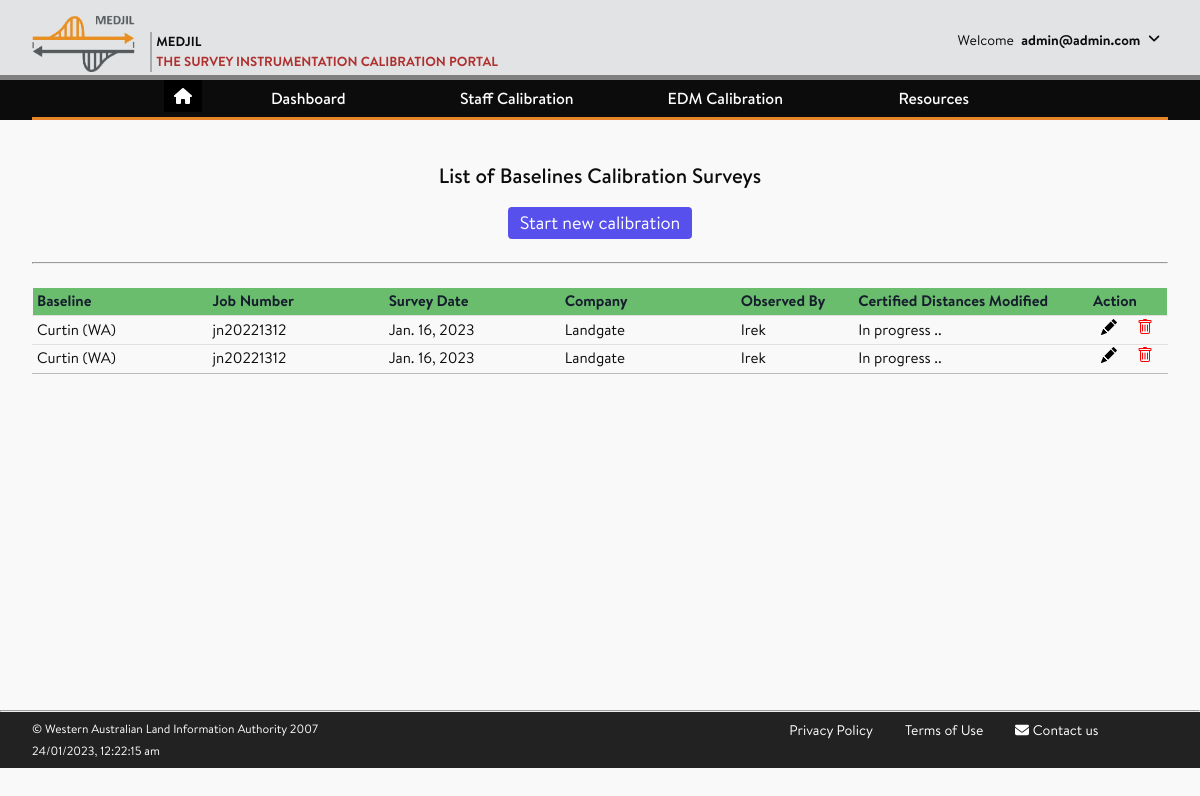
Before: /baseline_calibration/ (signed in) with the older database file.
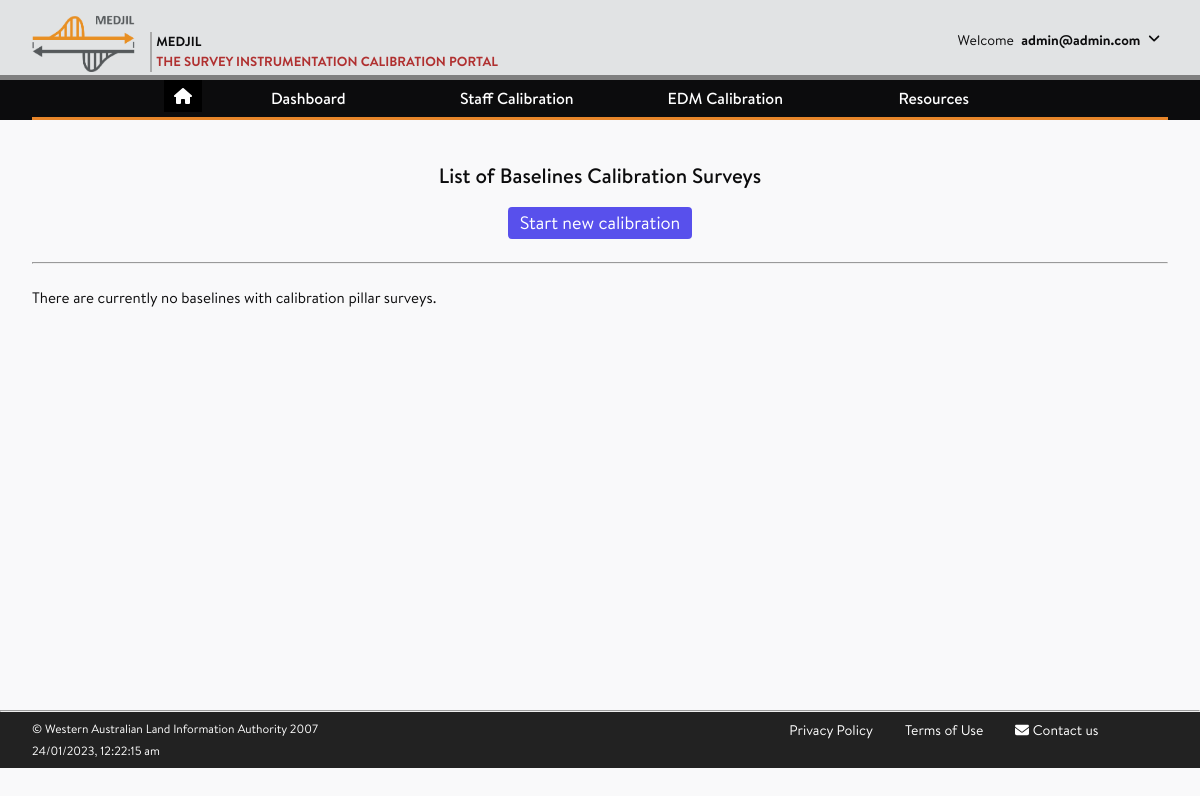
After: the same page with the newer database file.
### baseline_calibration/models.py (models this page shows, shortened)
class Pillar_Survey(models.Model):
    baseline = models.ForeignKey(CalibrationSite, on_delete = models.CASCADE, null = False,
                 verbose_name= 'Site',
                 help_text="Baseline under survey")
    survey_date = models.DateField(null=False, blank=False)
    computation_date = models.DateField(null=False, blank=False)
    accreditation = models.ForeignKey(Accreditation, on_delete = models.SET_NULL, null = True,
                 help_text="corresponding certification survey.")
    apply_lum = models.BooleanField(default=True,
                 verbose_name= 'Apply LUM to uncertainties')
    observer = models.CharField(max_length=25,
                 null = True,
                 blank = True,
                 )
    weather_type = (
                 ('Sunny/Clear','Sunny/Clear'),
                 ('Partially cloudy','Partially cloudy'),
                 ('Cloudy', 'Cloudy'),
                 ('Overcast', 'Overcast'),
                 ('Drizzle','Drizzle'),
                 ('Raining','Raining'),
                 ('Stormy','Stormy'),
                 )
    weather = models.CharField(max_length=25,
                 choices=weather_type,
                 help_text="Weather conditions",
                 unique=False,
                 )
    job_number = models.CharField(max_length=25,
                 help_text="Job reference eg., JN 20212216",
                 unique=False,
                 )
    edm = models.ForeignKey(EDM_Inst, on_delete = models.PROTECT, null = False,
                 help_text="EDM used for survey")
    prism = models.ForeignKey(Prism_Inst, on_delete = models.PROTECT, null = False,
                 help_text="Prism used for survey")
    mets_applied = models.BooleanField(default=True,
                 verbose_name= 'Atmospheric corrections applied',
                 help_text="Meterological corrections have been applied in the EDM instrument.")
    edmi_calib_applied = models.BooleanField(default=False,
                 verbose_name= 'EDMI calibration corrections applied',
                 help_text="The EDMI calibration correction has been applied prior to data import.")
    level = models.ForeignKey(DigitalLevel, on_delete = models.PROTECT, null = False,
                 help_text="Digital level used for survey")
    staff = models.ForeignKey(Staff, on_delete = models.PROTECT, null = False,
                 help_text="barcoded staff used for survey")
    staff_calib_applied = models.BooleanField(default=True,
                 verbose_name= 'staff calibration corrections applied',
                 help_text="The staff calibration correction"
                  " has been applied prior to data import.")
    thermometer = models.ForeignKey(Mets_Inst, on_delete = models.PROTECT, null = False,
                 limit_choices_to={'mets_specs__mets_model__inst_type': 'thermo'},
                 help_text="Thermometer used for survey",
                 related_name="field_thermometer")
    thermo_calib_applied = models.BooleanField(default=True,
                 verbose_name= 'thermometer calibration corrections applied',
                 help_text="The thermometer calibration correction"
                  " has been applied prior to data import.")
    barometer = models.ForeignKey(Mets_Inst, on_delete = models.PROTECT, null = False,
                 limit_choices_to={'mets_specs__mets_model__inst_type': 'baro'},
                 help_text="Barometer used for survey",
                 related_name="field_barometer")
    baro_calib_applied = models.BooleanField(default=True,
                 verbose_name= 'barometer calibration corrections applied',
                 help_text="The barometer calibration correction has been applied prior to data import.")
    hygrometer = models.ForeignKey(Mets_Inst, on_delete = models.PROTECT, blank=True, null = True,
                 limit_choices_to={'mets_specs__mets_model__inst_type': 'hygro'},
                 help_text="Hygrometer, if used for survey",
                 related_name="field_hygrometer")
    hygro_calib_applied = models.BooleanField(default=True,
                 verbose_name= 'Hygrometer calibration corrections applied',
                 help_text="The hygrometer correction has been applied prior to data import.")
    psychrometer = models.ForeignKey(Mets_Inst, on_delete = models.PROTECT, blank=True, null = True,
                 limit_choices_to={'mets_specs__mets_model__inst_type': 'psy'},
                 help_text="Psychrometer, if used for survey",
                 related_name="field_psychrometer")
    psy_calib_applied = models.BooleanField(default=True,
                 help_text="The psychrometer correction has been applied prior to data import.")
    uncertainty_budget = models.ForeignKey(Uncertainty_Budget, on_delete = models.PROTECT, null = False,
                 help_text="Preset uncertainty budget")
    outlier_criterion = models.DecimalField(max_digits=2, decimal_places=1, default=2,
                 validators=[MinValueValidator(0), MaxValueValidator(5)],
                 help_text="Number of standard deviations for outlier detection threashold.")
    fieldnotes_upload = models.FileField(upload_to = get_upload_to_location,
                 null=True,
                 blank=True,
                 verbose_name= 'Scanned fieldnotes')
    zero_point_correction = models.FloatField(blank = True, null=True,
                 validators = [MinValueValidator(-0.10000), MaxValueValidator(0.10000)],
                 help_text="If: Instrument Correction (m) = 1.00000013.L + 0.0003, Zero Point Correction = 0.0003m")
    zpc_uncertainty = models.FloatField(blank = True, null=True,
                 validators = [MinValueValidator(0.00000), MaxValueValidator(0.10000)],
                 help_text="Uncertainty of the zero point correction (m) at 95% Confidence Level",
                 verbose_name= 'zero point correction uncertainty')
    variance = models.FloatField(blank = True, null=True,
                 help_text="Variance of least squares adjustment of the calibration")
    degrees_of_freedom = models.IntegerField(blank = True, null=True,
                 validators = [MinValueValidator(0), MaxValueValidator(500)],
                 help_text="Degrees of freedom of calibration")
    uploaded_on = models.DateTimeField(auto_now_add=True, null=True)
    modified_on = models.DateTimeField(auto_now=True, null=True)
    class Meta:
        ordering = ['baseline','survey_date']

class Accreditation(models.Model):
    accredited_company = models.ForeignKey(Company, on_delete = models.PROTECT, null=False)
    valid_from_date = models.DateField(null=False, blank=False,
                 help_text="The date the period of appointment commences.")
    valid_to_date = models.DateField(null=False, blank=False,
                 help_text="The date the period of appointment finishes.")
    LUM_constant = models.FloatField(
                 validators = [MinValueValidator(0), MaxValueValidator(50.0)],
                 null = False, blank = False)
    LUM_ppm = models.FloatField(
                 validators = [MinValueValidator(0), MaxValueValidator(50.0)],
                 null = False, blank = False)
    statement = models.TextField(null = False, blank = False,
                 verbose_name= 'Statement of accreditation',
                 help_text="eg. Accredited as a verifying authority for units of lenght according to ISO 17025:2012")
    certificate_upload = models.FileField(upload_to='accreditation_certificates/',
                 null=True,
                 blank=True,
                 verbose_name= 'Accreditation Certificate')
    class Meta:
        ordering = ['accredited_company','valid_to_date']
        unique_together = ('accredited_company','valid_from_date','valid_to_date',)

### calibrationsites/models.py (models this page shows, shortened)
class CalibrationSite(models.Model):
    site_types = (
                (None, '--- Select Type ---'),
                ('baseline','EDM Calibration Baseline'),
                ('staff_lab', 'Staff Calibration Laboratory'),
                ('staff_range','Staff Calibration Range'),
                )
    site_type = models.CharField(max_length=20,
                                choices=site_types,
                                null=True,
                                blank=True,
                                verbose_name = 'Site Type')
    site_name = models.CharField(max_length=100,
                                    help_text = "Name for the Calibration Site",
                                    unique = True,
                                    verbose_name = 'Site Name')
    site_address = models.CharField(max_length=100,
                                        null = True,
                                        help_text = "Address for the Calibration Site, e.g., Kent Street, Curtin University",
                                        verbose_name = 'Site Address')
    country = models.ForeignKey(Country, on_delete=models.SET_NULL, null=True,
                                    help_text = "Add/select a Country",
                                    verbose_name = 'Country',
                                    )
    state = models.ForeignKey(State, on_delete=models.SET_NULL, null=True,
                                    help_text = "Add/select a State/Region",
                                    verbose_name = 'State/Region',
                                    )
    locality = models.ForeignKey(Locality, on_delete=models.SET_NULL, null=True,
                                    help_text = "Add/select the location of Site",
                                    verbose_name = 'Locality/Suburb',
                                    )
    no_of_pillars = models.IntegerField(null = True, blank=True,
                                        help_text = "Enter the number of pins or baseline pillars, if applicable",
                                        verbose_name = 'Number of Pillars/Pins')
    operator = models.ForeignKey(Company, on_delete=models.RESTRICT, null=True, blank=True,
                                    help_text = "Select the site operator",
                                    verbose_name = 'Authority',
                                    )
    description = models.TextField(blank=True, null=True)
    site_access = models.FileField(upload_to = get_upload_to_location,
                                        null=True,
                                        help_text = "Upload a pdf diagram showing an access to the location",
                                        verbose_name= 'Access Summary')
    site_config = models.FileField(upload_to = get_upload_to_location,
                                        null=True,
                                        help_text = "Upload a pdf diagram showing the location of pins or pillars",
                                        verbose_name= 'Site Configuration')
    uploaded_on = models.DateTimeField(auto_now_add=True, null=True)
    modified_on = models.DateTimeField(auto_now=True, null=True)
    def __str__(self):
        return f'{self.site_name} ({self.state.statecode})'

class State(models.Model):
    country = models.ForeignKey(Country, on_delete=models.CASCADE)
    name = models.CharField(max_length=40,
                            help_text = "Enter the full name of State/Region, e.g., Western Australia",
                            verbose_name = 'State')
    statecode =  models.CharField(max_length=3,
                                    null=True,
                                    validators = [alphanumeric],
                                    help_text = "Enter State Code with a max. of three letters, e.g., WA",
                                    verbose_name = 'State Code')
    class Meta:
        unique_together = ('country','name')

### accounts/models.py (models this page shows)
class Company(models.Model):
    company_name = models.CharField(max_length=200, unique=True)
    company_abbrev = models.CharField(max_length=20)
    class Meta:
        ordering = ['company_name']
    def __str__(self):
        return self.company_name

### baseline_calibration/views.py (the view)
# urls.py: path('', views.calibration_home, name = 'calibration_home'),
@login_required(login_url="/accounts/login")
def calibration_home(request):
    sqlstring = ("""
        SELECT baseline_calibration_pillar_survey.id,
        survey_date,
        observer,
        job_number,
        accredited_company_id,
        baseline_calibration_certified_distance.modified_on
        FROM (baseline_calibration_pillar_survey
        LEFT JOIN baseline_calibration_accreditation
        ON  baseline_calibration_accreditation.id = accreditation_id)
        LEFT OUTER JOIN baseline_calibration_certified_distance
        ON baseline_calibration_pillar_survey.id = pillar_survey_id
        WHERE (distance = 0 or distance ISNULL)
        ORDER BY baseline_id ASC, survey_date DESC""")
    if request.user.is_superuser:
        pillar_surveys = Pillar_Survey.objects.raw(sqlstring)
    else:
        sqlstring.replace('ORDER BY ', 'AND accredited_company_id ='
                          + str(request.user.company.id) +' ORDER BY ')
        pillar_surveys = Pillar_Survey.objects.raw(sqlstring)
    context = {
        'pillar_surveys': pillar_surveys}
    return render(request, 'baseline_calibration/baseline_calibration_home.html', context)

### baseline_calibration/templates/baseline_calibration/baseline_calibration_home.html (shortened to what this page needs)
{% extends 'base_generic.html' %}
{% load static %}
{% block content %}
<article class="post">
    <div class="container_IB">
      <div class="post-content">
        <h2 class="text-center">List of Baselines Calibration Surveys</h2>
        <div class="mt-2 flex justify-center">
          <a href="{% url 'baseline_calibration:calibrate1' id=None %}" class="px-3 py-2 border border-transparent text-lg leading-4 rounded text-white bg-indigo-600 hover:bg-indigo-500 focus:outline-none focus:shadow-outline transition duration-150 ease-in-out">
             Start new calibration
          </a>
        </div>
        <br>
        <hr>
        <br>
        {% if pillar_surveys %}
        <table>
            <tr>
              <th width="15%" class="text-left font-semibold text-base text-gray-900">Baseline</th>
              <th width="15%" class="text-left font-semibold text-base text-gray-900">Job Number</th>
              <th width="15%" class="text-left font-semibold text-base text-gray-900">Survey Date</th>
              <th width="15%" class="text-left font-semibold text-base text-gray-900">Company</th>
              <th width="10%" class="text-left font-semibold text-base text-gray-900">Observed By</th>
              <th width="20%" class="text-left font-semibold text-base text-gray-900">Certified Distances Modified</th>
              <th width="5%" class="text-left font-semibold text-base text-gray-900">Action</th>
            </tr>
            {% for pillar_survey in pillar_surveys %}
                <tr>
                  <td>{{ pillar_survey.baseline }} </td>
                  <td>{{ pillar_survey.job_number }} </td>
                  <td>{{ pillar_survey.survey_date }} </td>
                  <td>{{ pillar_survey.accreditation.accredited_company }}</td>
                  <td>{{ pillar_survey.observer }} </td>
                  {% if pillar_survey.variance is not null %}
                      <td>{{ pillar_survey.modified_on }}</td>
                  {% else %}
                      <td>In progress ..</td>
                  {% endif %}
                  <td>
                    <span class="flex justify-around items-center text-center">
                      <a href="{% url 'baseline_calibration:calibrate1' id=pillar_survey.pk %}" class="px-3">
                      </a>
                      <a href="{% url 'baseline_calibration:pillar_survey_del' id=pillar_survey.pk %}" class="px-2" onclick="return confirmation()">
                      </a>
                    </span>
                  </td>
                </tr>
            {% endfor %}
        </table>
        {% else %}
            <p>There are currently no baselines with calibration pillar surveys.</p>
        {% endif %}
      </div>
    </div>
</article>
 {% endblock content %}

Changed rows visible on the page:
removed Pillar_Survey: baseline "Curtin (WA)", job_number "jn20221312", survey_date "Jan. 16, 2023", accreditation.accredited_company "Landgate", observer "Irek", shows "In progress .."
removed Pillar_Survey: baseline "Curtin (WA)", job_number "jn20221312", survey_date "Jan. 16, 2023", accreditation.accredited_company "Landgate", observer "Irek", shows "In progress .."
Other visible differences:
text no longer shown: "Baseline Job Number Survey Date Company Observed By Certified Distances Modified Action"
text now shown: "There are currently no baselines with calibration pillar surveys."
